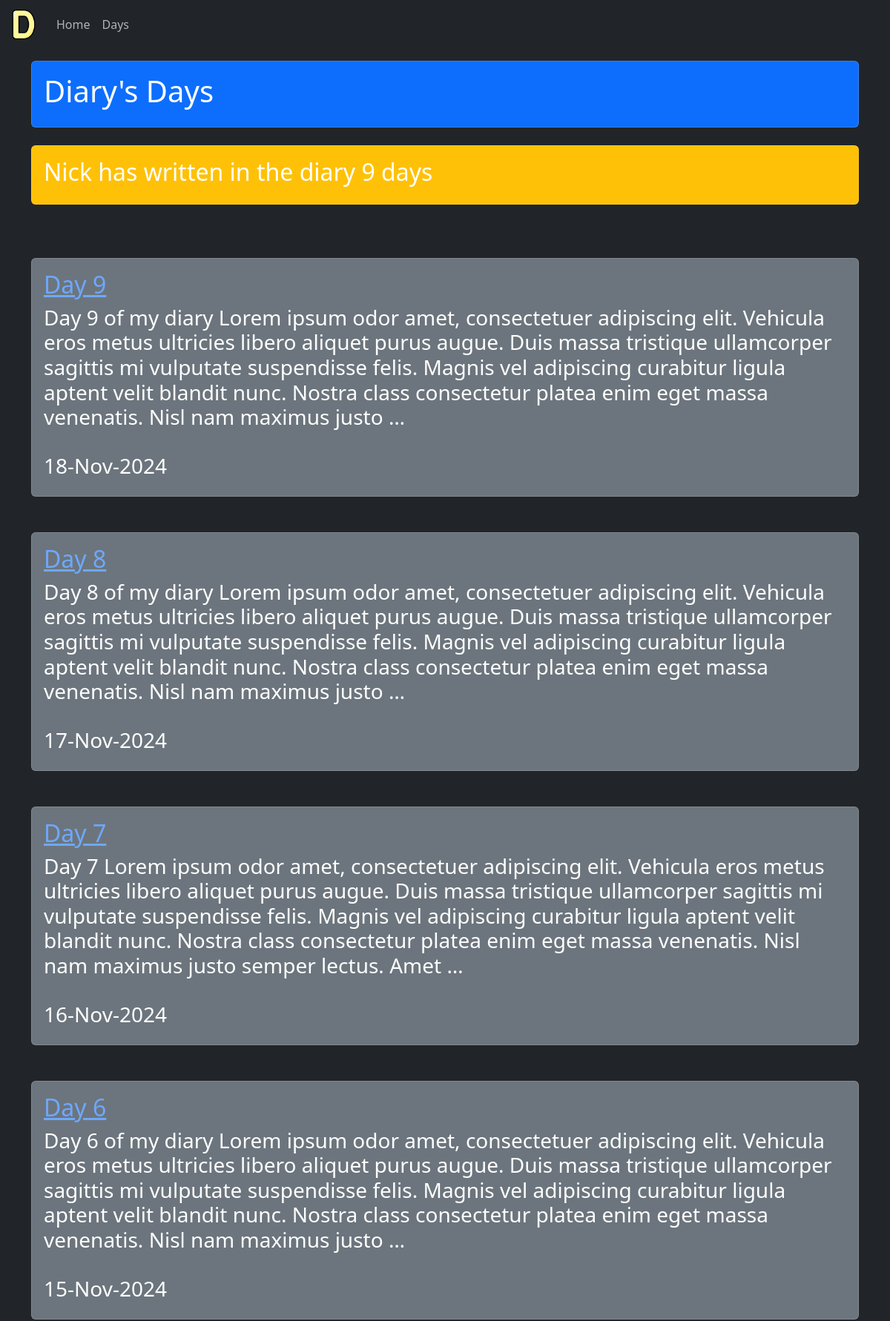
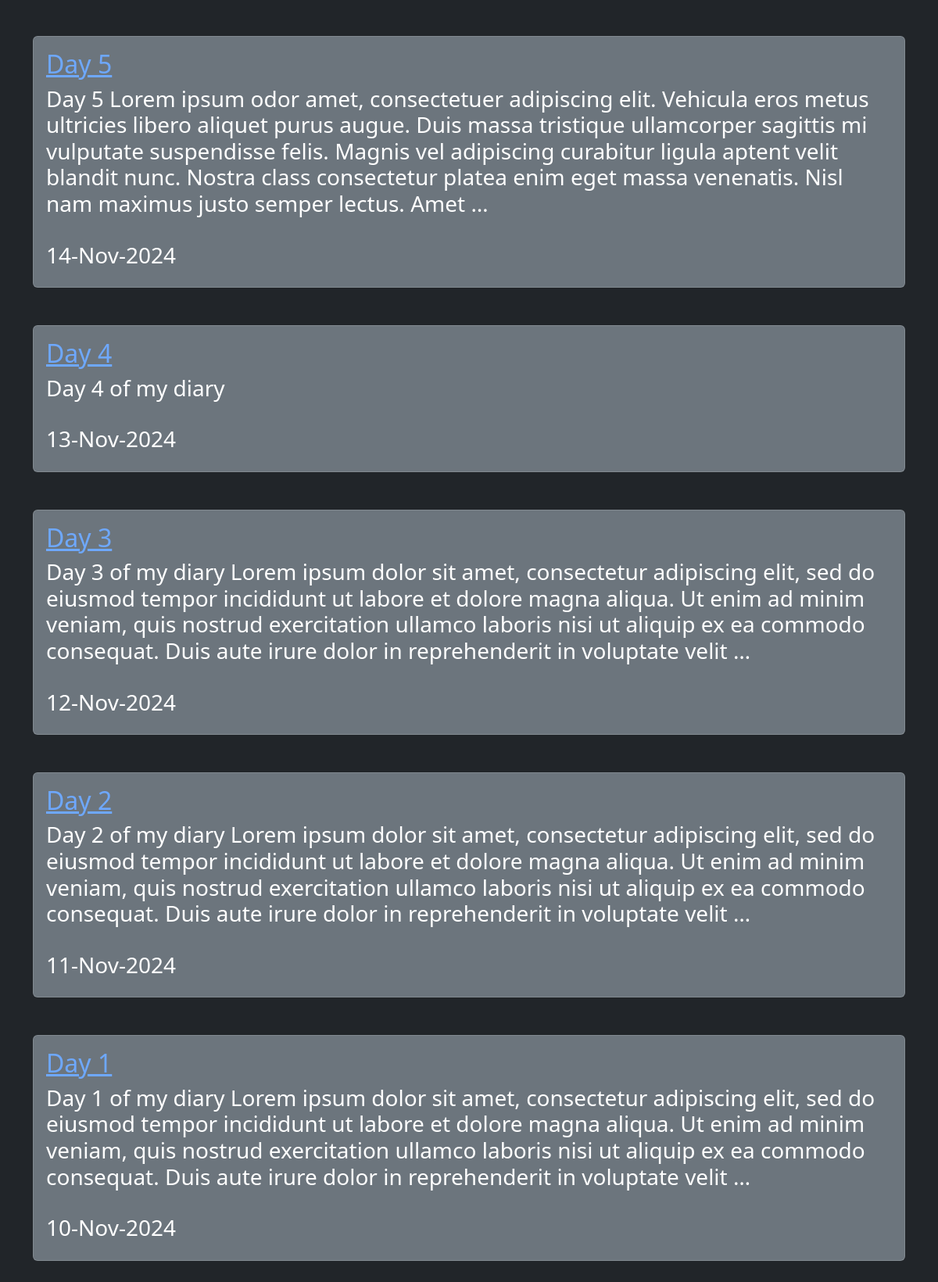
Screenshot of /blog/ with the database file from the repository (2 pictures, top to bottom).
### blog/models.py (models this page shows, shortened)
class Field(models.Model):
    title = models.CharField(max_length=200)
    description = models.TextField()
    date = models.DateField()

### blog/views.py (the view)
# urls.py: path('', views.all_blogs, name='all_blogs'),
def all_blogs(request):
    fields = Field.objects.order_by('-date')
    return render(request, 'blog/all_blogs.html', {'fields':fields})

### blog/templates/blog/all_blogs.html (shortened to what this page needs)
{% extends "portfolio/base.html" %} {% block content %}
<div class="container mt-3">
    <div class="card bg-primary text-white">
    <div class="card-body">
  <h1>Diary's Days</h1>
 </div>
  </div>
  <br>
  <div class="card bg-warning text-white">
    <div class="card-body">
    <h2>Nick has written in the diary {{fields.count}} day{{fields.count|pluralize }}</h2>
  </div>
  </div><br> <br> <br>
      {% for field in fields %}
      <div class="card bg-secondary text-white">
        <div class="card-body">
          <h2>
            <a href="{% url 'field:detail' field.id %}">{{field.title}}</a>
          </h2>
          <h3>{{field.description|safe|truncatewords:50 }}</h3><br>
          <h3>{{field.date|date:'d-M-Y'}}</h3>
        </div>
      </div>
      <br /><br />
      {% endfor %}
    </div>
    {% endblock %}

### portfolio/templates/portfolio/base.html (shortened to what this page needs)
<!DOCTYPE html>
<html lang="en" data-bs-theme="dark">
  <head>
    <link
      href="https://cdn.jsdelivr.net/npm/bootstrap@5.3.3/dist/css/bootstrap.min.css"
      rel="stylesheet"
    />
  </head>
  <body>
    <nav class="navbar navbar-expand-sm">
      <div class="container-fluid">
        <a class="navbar-brand">
          <img
            src="/media/portfolio/images/logo.png"
            alt=""
            style="height: 40px"
          />
        </a>
        <div class="collapse navbar-collapse" id="mynavbar">
          <ul class="navbar-nav me-auto">
            <li class="nav-item">
              <a class="nav-link" href="{% url 'home' %}">Home</a>
            </li>
            <li class="nav-item">
              <a class="nav-link" href="{% url 'field:all_blogs' %}">Days</a>
            </li>
          </ul>
        </div>
      </div>
    </nav>
    {% block content %} {% endblock %}
  </body>
</html>

### rows the page displays
Field: title "Day 9", description "Day 9 of my diary Lorem ipsum odor amet, consectetuer adipiscing elit. Vehicula eros metus ultricies libero aliquet purus augue. Duis massa tristique ullamcorper sagittis mi vulputate suspendisse felis. Magnis vel adipiscing curabitur ligula aptent velit blandit nunc. Nostra class consectetur platea enim eget massa venenatis. Nisl nam maximus justo …", date "18-Nov-2024"
Field: title "Day 8", description "Day 8 of my diary Lorem ipsum odor amet, consectetuer adipiscing elit. Vehicula eros metus ultricies libero aliquet purus augue. Duis massa tristique ullamcorper sagittis mi vulputate suspendisse felis. Magnis vel adipiscing curabitur ligula aptent velit blandit nunc. Nostra class consectetur platea enim eget massa venenatis. Nisl nam maximus justo …", date "17-Nov-2024"
Field: title "Day 7", description "Day 7 Lorem ipsum odor amet, consectetuer adipiscing elit. Vehicula eros metus ultricies libero aliquet purus augue. Duis massa tristique ullamcorper sagittis mi vulputate suspendisse felis. Magnis vel adipiscing curabitur ligula aptent velit blandit nunc. Nostra class consectetur platea enim eget massa venenatis. Nisl nam maximus justo semper lectus. Amet …", date "16-Nov-2024"
Field: title "Day 6", description "Day 6 of my diary Lorem ipsum odor amet, consectetuer adipiscing elit. Vehicula eros metus ultricies libero aliquet purus augue. Duis massa tristique ullamcorper sagittis mi vulputate suspendisse felis. Magnis vel adipiscing curabitur ligula aptent velit blandit nunc. Nostra class consectetur platea enim eget massa venenatis. Nisl nam maximus justo …", date "15-Nov-2024"
Field: title "Day 5", description "Day 5 Lorem ipsum odor amet, consectetuer adipiscing elit. Vehicula eros metus ultricies libero aliquet purus augue. Duis massa tristique ullamcorper sagittis mi vulputate suspendisse felis. Magnis vel adipiscing curabitur ligula aptent velit blandit nunc. Nostra class consectetur platea enim eget massa venenatis. Nisl nam maximus justo semper lectus. Amet …", date "14-Nov-2024"
Field: title "Day 4", description "Day 4 of my diary", date "13-Nov-2024"
Field: title "Day 3", description "Day 3 of my diary Lorem ipsum dolor sit amet, consectetur adipiscing elit, sed do eiusmod tempor incididunt ut labore et dolore magna aliqua. Ut enim ad minim veniam, quis nostrud exercitation ullamco laboris nisi ut aliquip ex ea commodo consequat. Duis aute irure dolor in reprehenderit in voluptate velit …", date "12-Nov-2024"
Field: title "Day 2", description "Day 2 of my diary Lorem ipsum dolor sit amet, consectetur adipiscing elit, sed do eiusmod tempor incididunt ut labore et dolore magna aliqua. Ut enim ad minim veniam, quis nostrud exercitation ullamco laboris nisi ut aliquip ex ea commodo consequat. Duis aute irure dolor in reprehenderit in voluptate velit …", date "11-Nov-2024"
Field: title "Day 1", description "Day 1 of my diary Lorem ipsum dolor sit amet, consectetur adipiscing elit, sed do eiusmod tempor incididunt ut labore et dolore magna aliqua. Ut enim ad minim veniam, quis nostrud exercitation ullamco laboris nisi ut aliquip ex ea commodo consequat. Duis aute irure dolor in reprehenderit in voluptate velit …", date "10-Nov-2024"

### other values shown
{{ fields.count }} "9"
